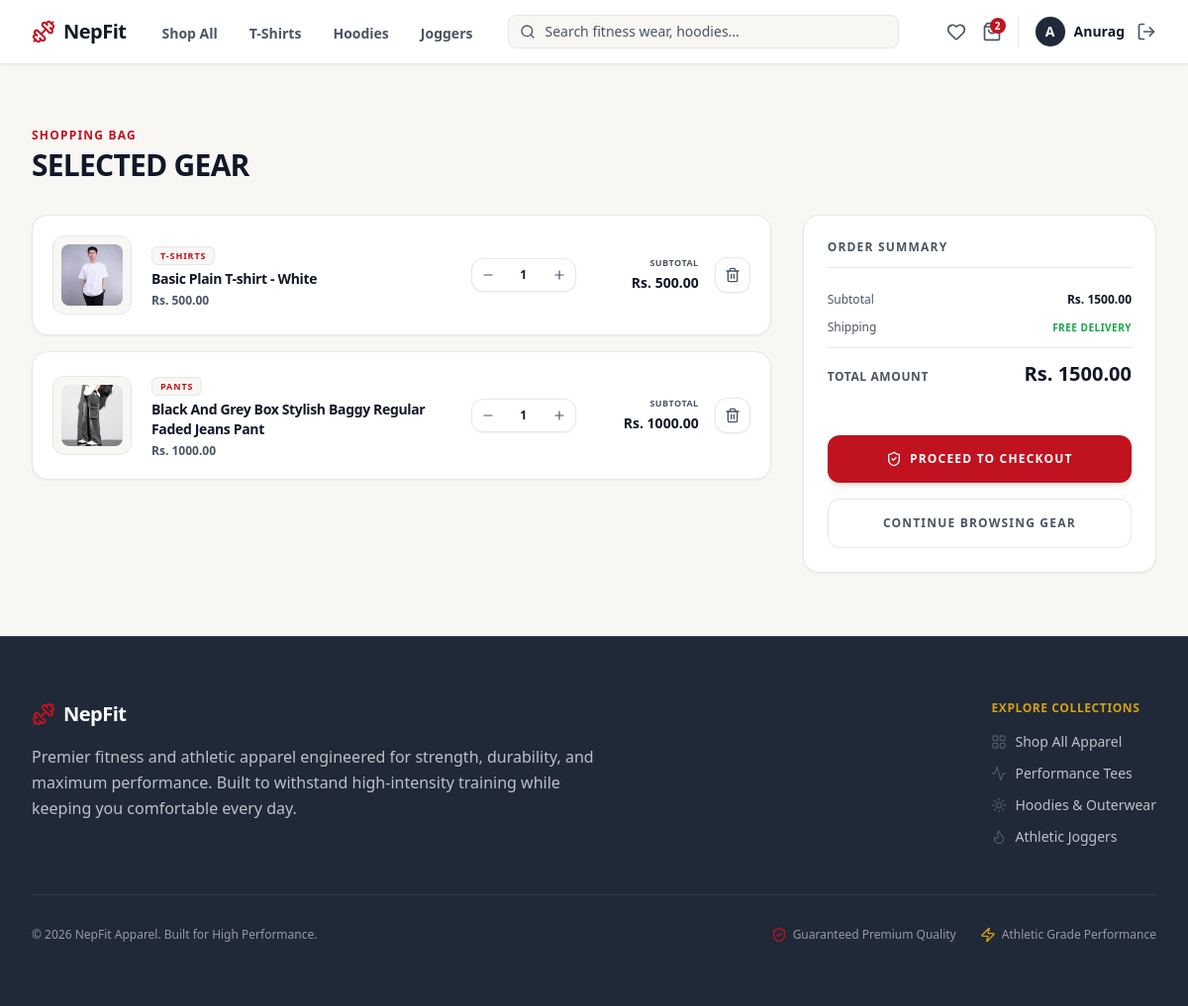
Before: /cart/ (signed in) with the older database file.
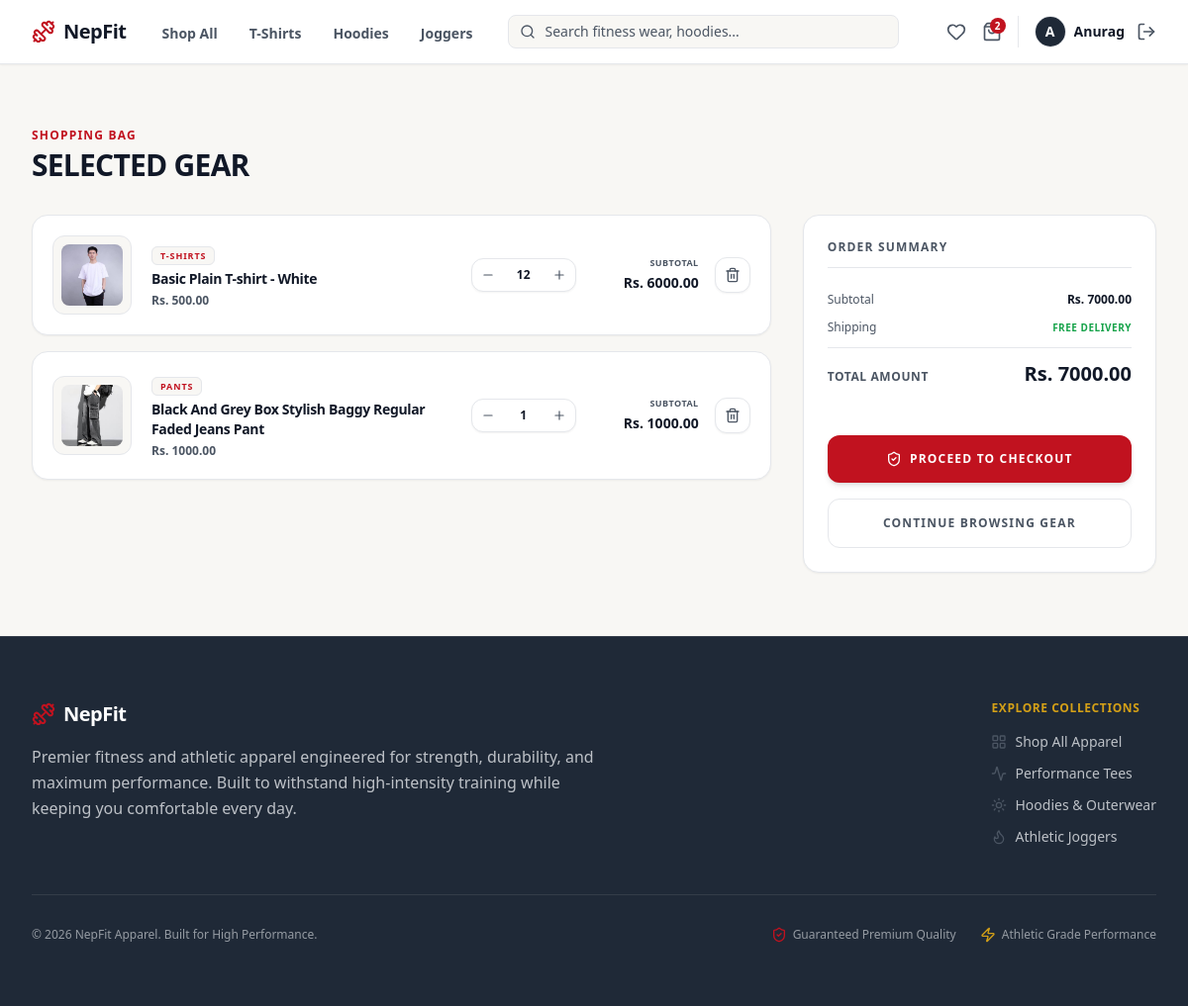
After: the same page with the newer database file.
### nf_app/models.py (models this page shows, shortened)
class CartItem(models.Model):
    cart = models.ForeignKey(Cart, on_delete=models.CASCADE, related_name='items')
    product = models.ForeignKey(Product, on_delete=models.CASCADE)
    selected_size = models.CharField(max_length=10, choices=Product.Size.choices, default=Product.Size.MEDIUM)
    quantity = models.PositiveIntegerField(default=1)
    @property
    def total_price(self):
        return self.product.price * self.quantity

class Product(models.Model):
    class Category(models.TextChoices):
        SHIRTS = 'shirts', 'Shirts'
        T_SHIRTS = 't_shirts', 'T-Shirts'
        PANTS = 'pants', 'Pants'
        HOODIES = 'hoodies', 'Hoodies'
        JACKETS = 'jackets', 'Jackets'
        SWEATSHIRTS = 'sweatshirts', 'Sweatshirts'
        JOGGERS = 'joggers', 'Joggers'
        SHORTS = 'shorts', 'Shorts'
    class Size(models.TextChoices):
        SMALL = 'S', 'Small'
        MEDIUM = 'M', 'Medium'
        LARGE = 'L', 'Large'
        XLARGE = 'XL', 'Extra Large'
        XXLARGE = 'XXL', 'Double Extra Large'
    name = models.CharField(max_length=255)
    brand = models.CharField(max_length=100, default='NepFit', help_text="Brand name (e.g., NepFit)")
    category = models.CharField(max_length=30, choices=Category.choices)
    size = models.CharField(max_length=10, choices=Size.choices, default=Size.MEDIUM, help_text="Default size for this product")
    description = models.TextField(help_text="Product details, fabric materials, and sizing guide.")
    price = models.DecimalField(max_digits=10, decimal_places=2)
    stock = models.PositiveIntegerField(default=10)
    product_image = models.ImageField(upload_to='images/products/')
    is_active = models.BooleanField(default=True)
    created_at = models.DateTimeField(auto_now_add=True)

### nf_app/views/cart_view.py (the view)
# urls.py: path('cart/', cart_view, name='cart'),
@login_required
def cart_view(request):
    cart, created = Cart.objects.get_or_create(customer=request.user)
    cart_items = CartItem.objects.filter(cart=cart)
    total_price = sum(item.product.price * item.quantity for item in cart_items)
    return render(request, 'main/cart_page.html', {'cart_items': cart_items, 'total_price': total_price})

### nf_app/templates/main/cart_page.html (shortened to what the changed rows need)
<!DOCTYPE html>
<html lang="en">
<head>
    {% load static %}
    <link href="{% static 'css/styles.css' %}" rel="stylesheet" />
</head>
<body class="bg-[#F8F7F4] text-[#4B5563] font-sans min-h-screen flex flex-col antialiased">
    <main class="flex-grow max-w-7xl w-full mx-auto px-4 sm:px-6 lg:px-8 py-10 lg:py-16">
        <div class="mb-8">
            <h1 class="text-xs font-extrabold uppercase tracking-widest text-[#C1121F] mb-1">Shopping Bag</h1>
        </div>
        {% if cart_items %}
            <div class="grid grid-cols-1 lg:grid-cols-3 gap-8 items-start">
                <div class="lg:col-span-2 space-y-4">
                    {% for item in cart_items %}
                        <div class="bg-[#FFFFFF] border border-[#E5E7EB] rounded-2xl p-4 sm:p-5 flex flex-col sm:flex-row items-center justify-between gap-5 hover:border-[#1F2937]/30 transition-all shadow-sm">
                            <div class="flex flex-col sm:flex-row items-center gap-5 w-full sm:w-auto">
                                <div class="w-20 h-20 bg-[#F8F7F4] border border-[#E5E7EB] rounded-xl overflow-hidden flex items-center justify-center p-2 shrink-0">
                                    {% if item.product.product_image %}
                                        <img src="{{ item.product.product_image.url }}" alt="{{ item.product.name }}" class="max-w-full max-h-full object-contain rounded-lg">
                                    {% else %}
                                        <i data-lucide="image-off" class="w-6 h-6 text-[#E5E7EB]"></i>
                                    {% endif %}
                                </div>
                                <div class="space-y-1 text-center sm:text-left">
                                    <span class="text-[9px] font-extrabold uppercase tracking-widest text-[#C1121F] bg-[#F8F7F4] border border-[#E5E7EB] px-2 py-0.5 rounded-md">
                                        {{ item.product.get_category_display }}
                                    </span>
                                    <h3 class="font-extrabold text-[#111827] text-sm tracking-tight line-clamp-1 mt-1">
                                        {{ item.product.name }}
                                    </h3>
                                    <p class="text-xs font-bold text-[#4B5563]">
                                        Rs. {{ item.product.price|floatformat:2 }}
                                    </p>
                                </div>
                            </div>
                            <div class="flex items-center justify-between sm:justify-end gap-6 w-full sm:w-auto border-t sm:border-t-0 border-[#E5E7EB] pt-4 sm:pt-0">
                                <div class="flex items-center border border-[#E5E7EB] rounded-xl overflow-hidden bg-[#FFFFFF] shadow-sm">
                                    <a href="/cart/decrease/{{ item.product.id }}/" class="w-8 h-8 flex items-center justify-center text-[#4B5563] hover:text-[#C1121F] hover:bg-[#F8F7F4] transition-colors">
                                        <i data-lucide="minus" class="w-3.5 h-3.5"></i>
                                    </a>
                                    <span class="w-10 text-center text-xs font-extrabold text-[#111827]">
                                        {{ item.quantity }}
                                    </span>
                                    <a href="/cart/increase/{{ item.product.id }}/" class="w-8 h-8 flex items-center justify-center text-[#4B5563] hover:text-[#C1121F] hover:bg-[#F8F7F4] transition-colors">
                                        <i data-lucide="plus" class="w-3.5 h-3.5"></i>
                                    </a>
                                </div>
                                <div class="flex items-center gap-4 shrink-0">
                                    <div class="text-right hidden sm:block shrink-0 min-w-[100px]">
                                        <span class="text-[9px] text-[#4B5563] block uppercase font-bold tracking-wider whitespace-nowrap">Subtotal</span>
                                        <span class="text-sm font-black text-[#111827] whitespace-nowrap">Rs. {{ item.total_price|floatformat:2 }}</span>
                                    </div>
                                    <a href="/cart/remove/{{ item.product.id }}/" class="w-9 h-9 bg-[#FFFFFF] hover:bg-[#B91C1C]/10 border border-[#E5E7EB] hover:border-[#B91C1C]/30 text-[#4B5563] hover:text-[#B91C1C] rounded-xl transition-all flex items-center justify-center shadow-sm" title="Remove Item">
                                        <i data-lucide="trash-2" class="w-4 h-4"></i>
                                    </a>
                                </div>
                            </div>
                        </div>
                    {% endfor %}
                </div>
                <div class="bg-[#FFFFFF] border border-[#E5E7EB] rounded-2xl p-6 space-y-6 lg:sticky lg:top-24 shadow-sm">
                    <h2 class="text-xs font-extrabold uppercase tracking-widest text-[#4B5563] border-b border-[#E5E7EB] pb-3">Order Summary</h2>
                    <div class="space-y-3">
                        <div class="flex justify-between items-center text-xs">
                            <span class="text-[#4B5563] font-medium">Subtotal</span>
                            <span class="font-bold text-[#111827]">Rs. {{ total_price|floatformat:2 }}</span>
                        </div>
                        <div class="flex justify-between items-center text-xs">
                            <span class="text-[#4B5563] font-medium">Shipping</span>
                            <span class="font-extrabold text-[#16A34A] uppercase tracking-wider text-[10px]">Free Delivery</span>
                        </div>
                        <div class="border-t border-[#E5E7EB] pt-3 flex justify-between items-baseline">
                            <span class="text-xs font-extrabold uppercase tracking-wider text-[#4B5563]">Total Amount</span>
                            <span class="text-xl font-black text-[#111827]">Rs. {{ total_price|floatformat:2 }}</span>
                        </div>
                    </div>
                    <form method="POST" action="/payment/initiate/" class="space-y-4 pt-2">
                        <button type="button" id="action_button" class="w-full bg-[#C1121F] hover:bg-[#9B0D18] text-[#FFFFFF] font-extrabold py-4 px-6 rounded-xl text-xs uppercase tracking-widest transition-all flex items-center justify-center gap-2 shadow-md hover:shadow-lg hover:-translate-y-0.5 cursor-pointer">
                            <i data-lucide="shield-check" class="w-4 h-4"></i>
                            <span id="button_text">Proceed to Checkout</span>
                        </button>
                        <a href="/products/" class="w-full bg-transparent hover:bg-[#E5E7EB]/50 text-[#4B5563] hover:text-[#111827] font-bold py-4 px-6 rounded-xl text-xs uppercase tracking-widest transition-all flex items-center justify-center gap-2 border border-[#E5E7EB]">
                            Continue Browsing Gear
                        </a>
                    </form>
                </div>
            </div>
        {% endif %}
    </main>
</body>
</html>

Changed rows visible on the page:
changed CartItem "Basic Plain T-shirt - White": quantity "1" → "12"; total_price "500.00" → "6000.00"
Other visible differences:
{{ total_price|floatformat:2 }}: "1500.00" → "7000.00"
